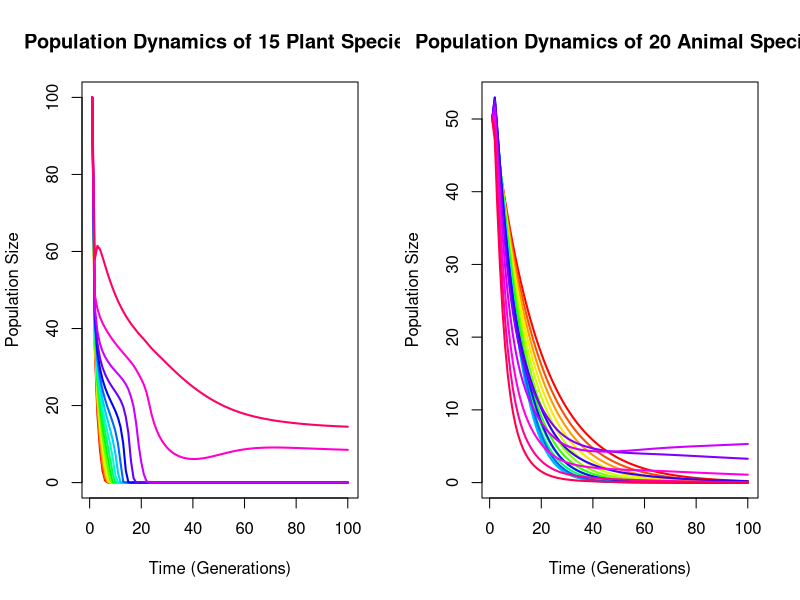

Here is the R script that generated this plot:
# =========================================================
# Ecological Simulation of the Mutualistic Network
# Simulating population dynamics over T_max generations
# =========================================================

# --- 1. Base Parameters ---
T_max <- 100 # Adjust this to simulate more or fewer generations

mu_P <- c(1:15) # Corollas of varied lengths
S_P <- length(mu_P) 
P_t <- rep(100, S_P) # Initial Plant Abundances
sigma_P <- rep(1, S_P)
r_P <- rep(0.1, S_P)
m_P <- rep(0.01, S_P) 
b_P <- rep(1.5, S_P)
M_P0 <- rep(10, S_P)
c_cost <- 0.1

mu_A <- c(1:20) # Proboscises of varied lengths
S_A <- length(mu_A) 
A_t <- rep(50, S_A) # Initial Animal Abundances
sigma_A <- rep(1.2, S_A)
b_A <- rep(2.0, S_A)
M_A0 <- rep(15, S_A)
C_A0 <- 0.05
mu_A0 <- 10

sigma_c <- 1

# --- 2. Calculate Continuous Interaction Matrices ---
# Note: Because traits don't evolve in this specific script, we only 
# need to calculate their overlapping capacities once!
d_AP <- outer(mu_A, mu_P, "-") 
var_sum_AP <- outer(sigma_A^2, sigma_P^2, "+")
sd_sum_AP <- sqrt(var_sum_AP)
H_int <- pnorm(d_AP / sd_sum_AP)

d_PA <- outer(mu_P, mu_A, "-") 
var_sum_PA <- outer(sigma_P^2, sigma_A^2, "+")
var_total <- sigma_c^2 + var_sum_PA
sd_sum_PA <- sqrt(var_sum_PA)
sd_total <- sqrt(var_total)

part1 <- pnorm(d_PA / sd_sum_PA)
part2 <- (sigma_c / sd_total) * exp(-(d_PA^2) / (2 * var_total)) * pnorm((d_PA * sigma_c) / (sd_sum_PA * sd_total))
f_int <- part1 + part2

# --- 3. Set Up History Matrices ---
P_history <- matrix(0, nrow = T_max, ncol = S_P)
A_history <- matrix(0, nrow = T_max, ncol = S_A)

# Inject starting situations
P_history[1, ] <- P_t
A_history[1, ] <- A_t

# --- 4. Simulation Loop ---
for (t in 1:(T_max - 1)) {
  # Grab the populations from the current generation
  curr_P <- P_history[t, ]
  curr_A <- A_history[t, ]
  
  # === Plant Math ===
  denom_H <- as.vector(H_int %*% curr_P) + 1e-9
  M_C_A <- sweep(H_int, 1, denom_H, "/")
  M_C_A <- sweep(M_C_A, 1, curr_A, "*")
  C_P_val <- c_cost * colSums(M_C_A)
  
  denom_f <- as.vector(t(f_int) %*% curr_P) + 1e-9
  M_P_matrix <- sweep(f_int, 2, denom_f, "/")
  M_P_matrix <- sweep(M_P_matrix, 2, curr_A, "*")
  M_P_total <- rowSums(M_P_matrix)
  B_P_val <- b_P * (M_P_total / (M_P_total + M_P0))
  
  W_P <- exp(r_P + B_P_val - C_P_val - m_P * curr_P)
  
  # === Animal Math ===
  denom_H_anim <- as.vector(t(H_int) %*% curr_A) + 1e-9
  M_A_matrix <- sweep(H_int, 2, denom_H_anim, "/")
  M_A_matrix <- sweep(M_A_matrix, 2, curr_P, "*")
  M_A_total <- rowSums(M_A_matrix)
  B_A_val <- b_A * (M_A_total / (M_A_total + M_A0))
  C_A_val <- C_A0 * exp((mu_A / mu_A0) + 0.5 * (sigma_A / mu_A0)^2)
  W_A <- exp(B_A_val - C_A_val)
  
  # === Apply Fitness Growth to Next Generation ===
  P_history[t+1, ] <- curr_P * W_P
  A_history[t+1, ] <- curr_A * W_A
}

# --- 5. Export Results to Plotted Image ---
png("simulation_plot.png", width = 1200, height = 600, res=100)
par(mfrow=c(1,2))

matplot(1:T_max, P_history, type = "l", lty = 1, lwd = 2, col = rainbow(S_P),
        xlab = "Time (Generations)", ylab = "Population Size",
        main = sprintf("Population Dynamics of %d Plant Species", S_P))

matplot(1:T_max, A_history, type = "l", lty = 1, lwd = 2, col = rainbow(S_A),
        xlab = "Time (Generations)", ylab = "Population Size",
        main = sprintf("Population Dynamics of %d Animal Species", S_A))

dev.off()
print("Simulation complete! Check the new 'simulation_plot.png' image file in your folder.")
